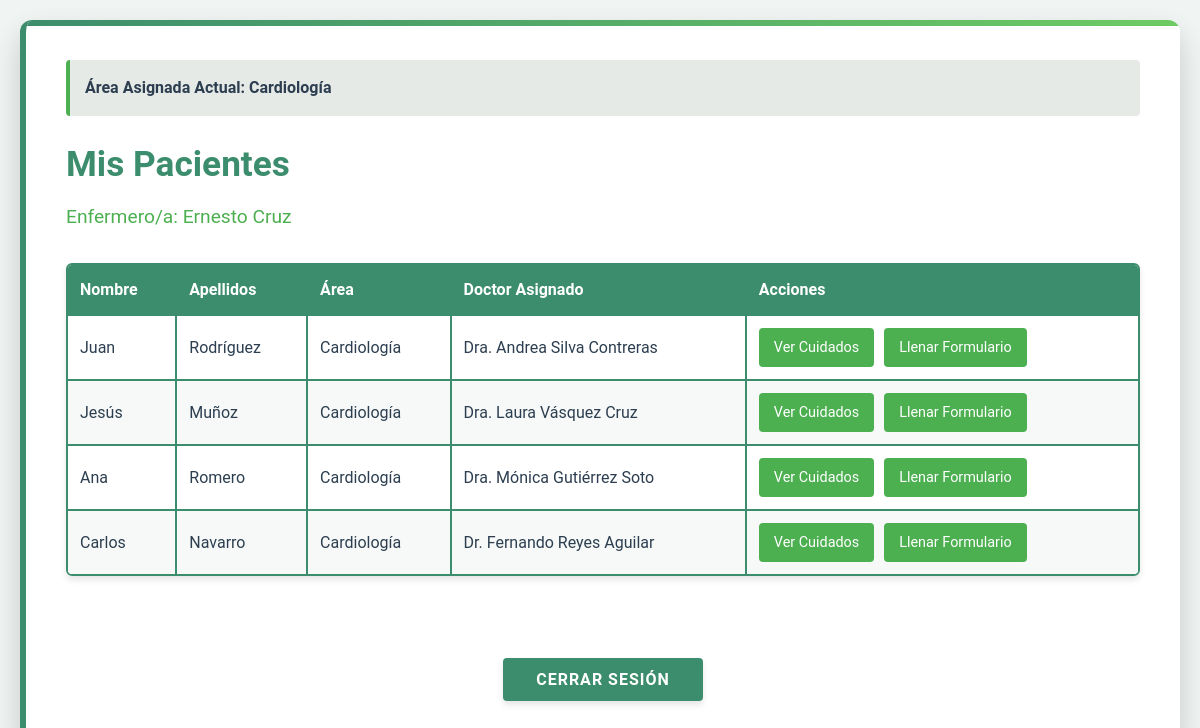
Page /enfermeria/pacientes-enfermera/ (signed in) on the committed database.
### login/models.py (models this page shows, shortened)
class AreaEspecialidad(models.Model):
    nombre = models.CharField(max_length=100, unique=True)
    descripcion = models.TextField(blank=True, null=True)
    fortalezas = models.ManyToManyField('Fortaleza', blank=True)
    def __str__(self):
        return self.nombre
    class Meta:
        verbose_name = 'Área de Especialidad'
        verbose_name_plural = 'Áreas de Especialidad'

class Usuarios(AbstractUser):
    jefaPiso = 'JP'
    enfermeria = 'EN'
    doctor = 'DR'
    rolesUsuario = [
        (jefaPiso, 'Jefa de Piso'),
        (enfermeria, 'Enfermería'),
        (doctor, 'Doctor'),
    ]
    tipoUsuario = models.CharField(max_length=2, choices=rolesUsuario, default=enfermeria)
    apellidos = models.CharField(max_length=150)
    edad = models.IntegerField(null=True, blank=True)
    fechaNacimiento = models.DateField(null=True, blank=True)
    areaEspecialidad = models.ForeignKey(AreaEspecialidad, on_delete=models.SET_NULL, null=True, blank=True)
    fortalezas = models.ManyToManyField(Fortaleza, blank=True)
    estaActivo = models.BooleanField(default=True)
    fechaRegistro = models.DateTimeField(default=timezone.now)
    fechaEliminacion = models.DateTimeField(null=True, blank=True)
    cedula = models.CharField(max_length=20, blank=True, null=True)
    telefono = models.CharField(max_length=15, blank=True, null=True)
    direccion = models.TextField(blank=True, null=True)
    primerIngreso = models.BooleanField(default=True)

### usuarioJefa/models.py (models this page shows, shortened)
class Paciente(models.Model):
    SEXO_CHOICES = [
        ('M', 'Masculino'),
        ('F', 'Femenino'),
    ]
    ESTADO_CHOICES = [
        ('ACTIVO', 'Activo'),
        ('INACTIVO', 'Inactivo'),
    ]
    nombres = models.CharField(max_length=100)
    apellidos = models.CharField(max_length=100)
    fecha_nacimiento = models.DateField()
    sexo = models.CharField(max_length=1, choices=SEXO_CHOICES)
    num_seguridad_social = models.CharField(max_length=20, unique=True)
    fecha_ingreso = models.DateTimeField(default=timezone.now)
    estado = models.CharField(max_length=10, choices=ESTADO_CHOICES, default='ACTIVO')
    area = models.ForeignKey('login.AreaEspecialidad', on_delete=models.PROTECT)  # Referenciamos a login.AreaEspecialidad
    doctor_actual = models.ForeignKey(
        Usuarios,
        on_delete=models.SET_NULL,
        null=True,
        related_name='pacientes_doctor',
        limit_choices_to={'tipoUsuario': 'DR'}
    )
    enfermero_actual = models.ForeignKey(
        Usuarios,
        on_delete=models.SET_NULL,
        null=True,
        related_name='pacientes_enfermero',
        limit_choices_to={'tipoUsuario': 'EN'}
    )
    hospital_origen = models.CharField(max_length=200, blank=True, null=True)
    esta_activo = models.BooleanField(default=True)
    fecha_alta = models.DateTimeField(null=True, blank=True)
    numero_ingresos = models.PositiveIntegerField(default=1)

### usuarioEnfermeria/views.py (the view)
@login_required
def pacientes_enfermeria(request):
    enfermero_actual = request.user
    print("Enfermero actual:", enfermero_actual.username, enfermero_actual.tipoUsuario)  # Debug
    from usuarioJefa.models import AsignacionCalendario
    from datetime import date
    asignacion_actual = AsignacionCalendario.objects.filter(
        enfermero=enfermero_actual,
        fecha_inicio__lte=date.today(),
        fecha_fin__gte=date.today(),
        activo=True
    ).select_related('area').first()
    if asignacion_actual:
        pacientes_asignados = Paciente.objects.filter(
            enfermero_actual=enfermero_actual,
            esta_activo=True,
            area=asignacion_actual.area  # Filtro adicional por área asignada
        ).select_related('area', 'doctor_actual')
    else:
        pacientes_asignados = Paciente.objects.none()  # Devolver queryset vacío si no hay asignación
    print("Número de pacientes:", pacientes_asignados.count())  # Debug
    print("Query SQL:", pacientes_asignados.query)  # Debug
    return render(request, 'usuarioEnfermeria/pacientes_enfermeria.html', {
        'pacientes': pacientes_asignados,
        'enfermero': enfermero_actual,
        'area_asignada': asignacion_actual.area if asignacion_actual else None
    })

### usuarioEnfermeria/templates/usuarioEnfermeria/pacientes_enfermeria.html (shortened to what this page needs)
<!DOCTYPE html>
<html lang="en">
<head>
</head>
<body>
    <div class="container">
        {% if area_asignada %}
            <div class="header-info">
                <h4>Área Asignada Actual: {{ area_asignada.nombre }}</h4>
            </div>
        {% endif %}
        <div class="header">
            <h1>Mis Pacientes</h1>
            <h3>Enfermero/a: {{ enfermero.first_name }} {{ enfermero.apellidos }}</h3>
        </div>
        {% if pacientes %}
            <table class="patients-table">
                <thead>
                    <tr>
                        <th>Nombre</th>
                        <th>Apellidos</th>
                        <th>Área</th>
                        <th>Doctor Asignado</th>
                        <th>Acciones</th>
                    </tr>
                </thead>
                <tbody>
                    {% for paciente in pacientes %}
                    <tr>
                        <td>{{ paciente.nombres }}</td>
                        <td>{{ paciente.apellidos }}</td>
                        <td>{{ paciente.area }}</td>
                        <td>{{ paciente.doctor_actual.first_name }} {{ paciente.doctor_actual.apellidos }}</td>
                        <td class="actions">
                            <a href="{% url 'enfermeria:cuidados_paciente' paciente.id %}" class="action-btn">Ver Cuidados</a>
                            <a href="{% url 'enfermeria:formulario_paciente' paciente.id %}" class="action-btn">Llenar Formulario</a>
                        </td>
                    </tr>
                    {% endfor %}
                </tbody>
            </table>
        {% else %}
            <div class="no-patients">
                <p>No tienes pacientes asignados actualmente.</p>
            </div>
        {% endif %}
        <br><br>
        <form action="{% url 'login:logout' %}" method="POST">
            <button type="submit" class="logout-btn">Cerrar Sesión</button>
        </form>
    </div>
</body>
</html>

### usuarioEnfermeria/templates/usuarioEnfermeria/pacientes_enfermeria.html (style rules this page uses)
:root { --primary-color: #3C8D6D; --secondary-color: #4CAF50; --accent-color: #6ECB63; --background-color: #F0F4F2; --text-color: #2C3E50; --white: #FFFFFF; --table-border: #9EABA3; }
* { margin: 0; padding: 0; box-sizing: border-box; font-family: 'Roboto', 'Arial', sans-serif; }
body { background-color: var(--background-color); color: var(--text-color); line-height: 1.6; padding: 20px; }
.container { background-color: var(--white); border-radius: 12px; box-shadow: 0 10px 25px rgba(0,0,0,0.1), 0 20px 40px rgba(0,0,0,0.08); padding: 40px; max-width: 1200px; margin: 0 auto; border-left: 6px solid var(--primary-color); position: relative; overflow: hidden; }
.container::before { content: ''; position: absolute; top: 0; left: 0; right: 0; height: 6px; background: linear-gradient(to right, var(--primary-color), var(--accent-color)); }
.header { margin-bottom: 30px; }
.header-info { background-color: #E6EAE7; border-left: 4px solid var(--secondary-color); padding: 15px; margin-bottom: 20px; border-radius: 4px; }
.header h1 { color: var(--primary-color); font-size: 2.2rem; margin-bottom: 10px; }
.header h3 { color: var(--secondary-color); font-size: 1.2rem; font-weight: 400; }
.patients-table { width: 100%; border-collapse: separate; border-spacing: 0; margin-bottom: 30px; border-radius: 6px; overflow: hidden; box-shadow: 0 4px 6px rgba(0,0,0,0.1); border: 2px solid var(--primary-color); }
.patients-table th { background-color: var(--primary-color); color: var(--white); padding: 12px; text-align: left; font-weight: 600; border-bottom: 2px solid var(--primary-color); }
.patients-table td { padding: 12px; border-bottom: 2px solid var(--primary-color); border-right: 2px solid var(--primary-color); }
.patients-table tr:last-child td { border-bottom: none; }
.patients-table td:last-child { border-right: none; }
.patients-table tr:nth-child(even) { background-color: #F6F9F7; }
.actions { display: flex; gap: 10px; }
.action-btn { display: inline-block; padding: 8px 15px; background-color: var(--secondary-color); color: var(--white); text-decoration: none; border-radius: 4px; font-size: 0.9rem; transition: background-color 0.3s ease, transform 0.2s ease; }
.logout-btn { background-color: var(--primary-color); color: var(--white); border: none; padding: 12px 24px; border-radius: 4px; cursor: pointer; font-size: 1rem; font-weight: 600; letter-spacing: 1px; text-transform: uppercase; transition: background-color 0.3s ease, transform 0.2s ease; display: block; width: 200px; margin: 0 auto; box-shadow: 0 4px 6px rgba(0,0,0,0.1); }

### rows in the picture
AreaEspecialidad: nombre "Cardiología"
Usuarios: first_name "Ernesto", apellidos "Cruz"
Paciente: nombres "Juan", apellidos "Rodríguez", area "Cardiología", doctor_actual.first_name "Dra. Andrea", doctor_actual.apellidos "Silva Contreras"
Paciente: nombres "Jesús", apellidos "Muñoz", area "Cardiología", doctor_actual.first_name "Dra. Laura", doctor_actual.apellidos "Vásquez Cruz"
Paciente: nombres "Ana", apellidos "Romero", area "Cardiología", doctor_actual.first_name "Dra. Mónica", doctor_actual.apellidos "Gutiérrez Soto"
Paciente: nombres "Carlos", apellidos "Navarro", area "Cardiología", doctor_actual.first_name "Dr. Fernando", doctor_actual.apellidos "Reyes Aguilar"
